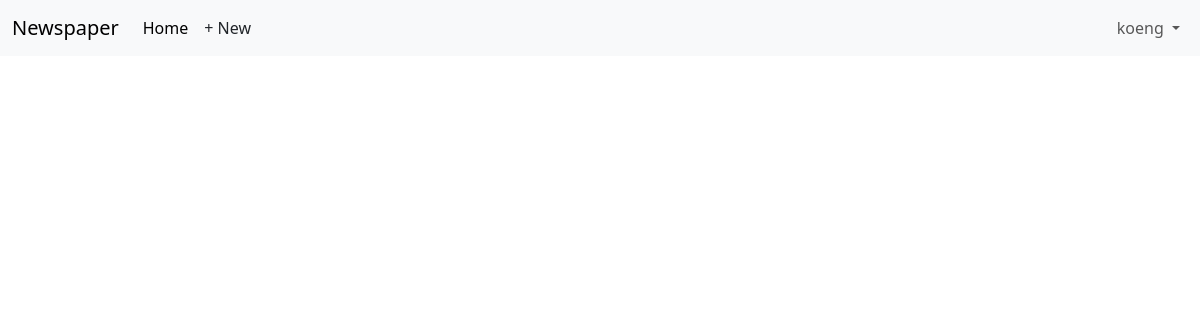
The page /articles/ (signed in) on the database as committed earlier.
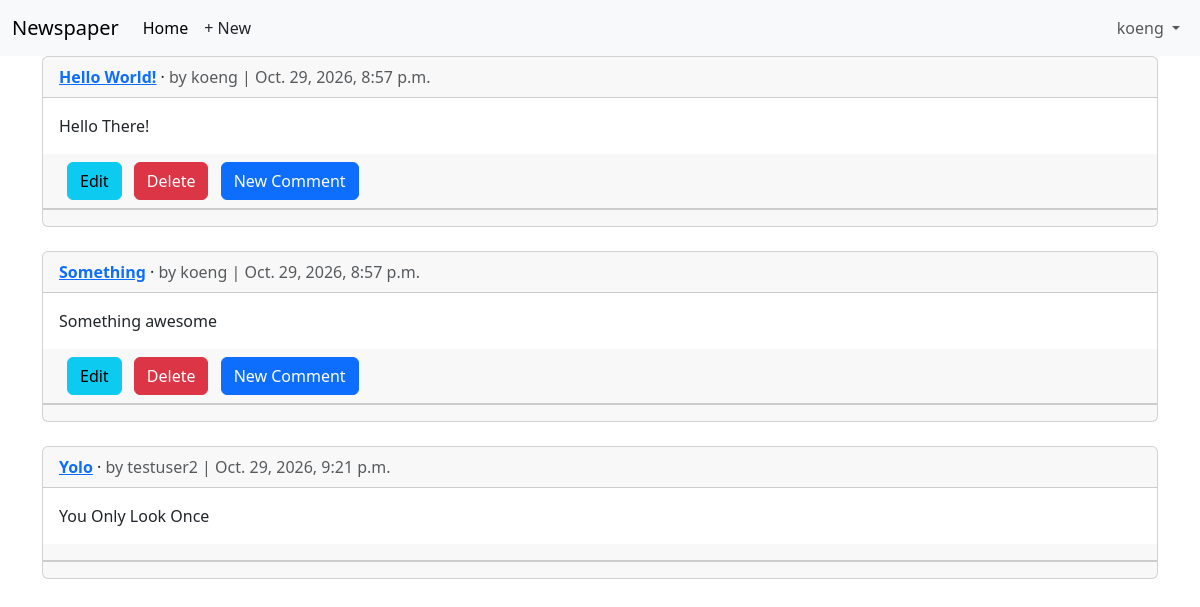
The same page on the database as committed later.
### accounts/models.py (models this page shows)
class CustomUser(AbstractUser):
    age = models.PositiveIntegerField(null=True, blank=True)

### articles/models.py (models this page shows, shortened)
class Article(models.Model):
    title = models.CharField(max_length=255)
    body = models.TextField()
    date = models.DateTimeField(auto_now_add=True)
    author = models.ForeignKey(settings.AUTH_USER_MODEL, on_delete=models.CASCADE)
    def get_absolute_url(self):
        return reverse("article_detail", kwargs={"pk": self.pk})

### articles/views.py (the view)
# urls.py: path("", ArticleListView.as_view(), name="article_list"),
class ArticleListView(LoginRequiredMixin, ListView):
    model = Article
    template_name = "article_list.html"

### templates/article_list.html (shortened to what this page needs)
{% extends "base.html" %}
{% block content %}
{% for article in article_list %}
<div class="card">
<div class="card-header">
<span class="fw-bold">
<a href="{{ article.get_absolute_url }}">{{ article.title }}</a>
</span> &middot;
<span class="text-muted">by {{ article.author }} |
{{ article.date }}</span>
</div>
<div class="card-body">
{{ article.body }}
</div>
<div class="card-header">
{% if article.author.pk == request.user.pk %}
<a class="btn btn-info ms-2" href="{% url 'article_edit' article.pk %}">Edit</a>
<a class="btn btn-danger ms-2" href="{% url 'article_delete' article.pk %}">Delete</a>
<a class="btn btn-primary ms-2" href="{{ article.get_absolute_url }}">New Comment</a>
{% endif %}
</div>
<div class="card-footer">
</div>
</div>
<br/>
{% endfor %}
{% endblock content %}

### templates/base.html (shortened to what this page needs)
{% load static %}
<!doctype html>
<html>
  <head>
    <link
      href="https://cdn.jsdelivr.net/npm/bootstrap@5.3.8/dist/css/bootstrap.min.css"
      rel="stylesheet"
    />
  </head>
  <body>
    <nav class="navbar navbar-expand-lg bg-body-tertiary">
      <div class="container-fluid">
        <a class="navbar-brand" href="{% url 'home' %}">Newspaper</a>
        <div class="collapse navbar-collapse" id="navbarSupportedContent">
          <ul class="navbar-nav me-auto mb-2 mb-lg-0">
            <li class="nav-item">
              <a class="nav-link active" aria-current="page" href="{% url 'home' %}">Home</a>
            </li>
            {% if user.is_authenticated %}
            <li><a href="{% url 'article_create' %}" class="nav-link px-2 link-dark">+ New</a></li>
          </ul>
          <div class="mr-auto">
            <ul class="navbar-nav">
              <li class="nav-item dropdown">
                <a
                  class="nav-link dropdown-toggle"
                  href="{% url 'home' %}"
                  role="button"
                  data-bs-toggle="dropdown"
                  aria-expanded="false"
                >
                  {{ user.username }}
                </a>
              </li>
          {% endif %}
        </div>
      </div>
    </nav>
    <main>
      <div class="container">{% block content %} {% endblock content %}</div>
    </main>
  </body>
</html>

Rows that differ between the two databases and show on the page:
added Article: title "Hello World!", author "koeng", date "Oct. 29, 2026, 8:57 p.m.", body "Hello There!"
added Article: title "Something", author "koeng", date "Oct. 29, 2026, 8:57 p.m.", body "Something awesome"
added Article: title "Yolo", author "testuser2", date "Oct. 29, 2026, 9:21 p.m.", body "You Only Look Once"
